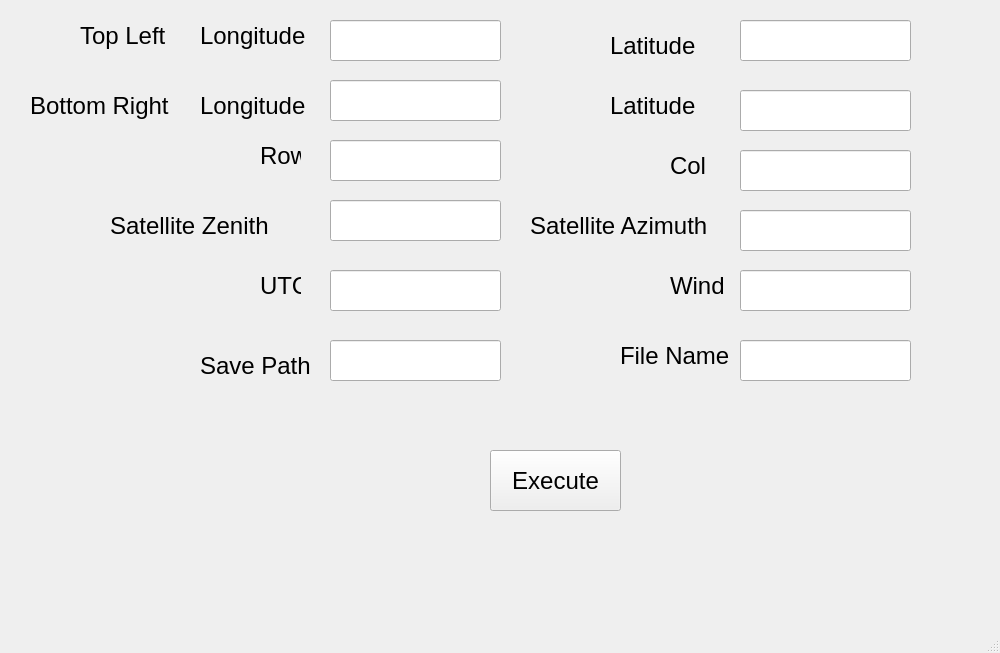
<?xml version="1.0" encoding="UTF-8"?>
<ui version="4.0">
 <class>MainWindow</class>
 <widget class="QMainWindow" name="MainWindow">
  <property name="geometry">
   <rect>
    <x>0</x>
    <y>0</y>
    <width>1000</width>
    <height>653</height>
   </rect>
  </property>
  <property name="minimumSize">
   <size>
    <width>1000</width>
    <height>653</height>
   </size>
  </property>
  <property name="maximumSize">
   <size>
    <width>1000</width>
    <height>653</height>
   </size>
  </property>
  <property name="windowTitle">
   <string>MainWindow</string>
  </property>
  <widget class="QWidget" name="centralwidget">
   <widget class="QLabel" name="label">
    <property name="geometry">
     <rect>
      <x>80</x>
      <y>10</y>
      <width>101</width>
      <height>51</height>
     </rect>
    </property>
    <property name="font">
     <font>
      <pointsize>18</pointsize>
     </font>
    </property>
    <property name="text">
     <string>Top Left</string>
    </property>
   </widget>
   <widget class="QLabel" name="label_2">
    <property name="geometry">
     <rect>
      <x>30</x>
      <y>80</y>
      <width>151</width>
      <height>51</height>
     </rect>
    </property>
    <property name="font">
     <font>
      <pointsize>18</pointsize>
     </font>
    </property>
    <property name="text">
     <string>Bottom Right</string>
    </property>
   </widget>
   <widget class="QLineEdit" name="lineEdit_1">
    <property name="geometry">
     <rect>
      <x>330</x>
      <y>20</y>
      <width>171</width>
      <height>41</height>
     </rect>
    </property>
   </widget>
   <widget class="QLineEdit" name="lineEdit_2">
    <property name="geometry">
     <rect>
      <x>330</x>
      <y>80</y>
      <width>171</width>
      <height>41</height>
     </rect>
    </property>
   </widget>
   <widget class="QLabel" name="label_3">
    <property name="geometry">
     <rect>
      <x>260</x>
      <y>130</y>
      <width>41</width>
      <height>51</height>
     </rect>
    </property>
    <property name="font">
     <font>
      <pointsize>18</pointsize>
     </font>
    </property>
    <property name="text">
     <string>Row</string>
    </property>
   </widget>
   <widget class="QLabel" name="label_4">
    <property name="geometry">
     <rect>
      <x>670</x>
      <y>140</y>
      <width>41</width>
      <height>51</height>
     </rect>
    </property>
    <property name="font">
     <font>
      <pointsize>18</pointsize>
     </font>
    </property>
    <property name="text">
     <string>Col</string>
    </property>
   </widget>
   <widget class="QLineEdit" name="lineEdit_3">
    <property name="geometry">
     <rect>
      <x>330</x>
      <y>140</y>
      <width>171</width>
      <height>41</height>
     </rect>
    </property>
   </widget>
   <widget class="QLineEdit" name="lineEdit_4">
    <property name="geometry">
     <rect>
      <x>740</x>
      <y>150</y>
      <width>171</width>
      <height>41</height>
     </rect>
    </property>
   </widget>
   <widget class="QLineEdit" name="lineEdit_5">
    <property name="geometry">
     <rect>
      <x>330</x>
      <y>270</y>
      <width>171</width>
      <height>41</height>
     </rect>
    </property>
   </widget>
   <widget class="QLabel" name="label_5">
    <property name="geometry">
     <rect>
      <x>260</x>
      <y>260</y>
      <width>41</width>
      <height>51</height>
     </rect>
    </property>
    <property name="font">
     <font>
      <pointsize>18</pointsize>
     </font>
    </property>
    <property name="text">
     <string>UTC</string>
    </property>
   </widget>
   <widget class="QLabel" name="label_6">
    <property name="geometry">
     <rect>
      <x>200</x>
      <y>340</y>
      <width>111</width>
      <height>51</height>
     </rect>
    </property>
    <property name="font">
     <font>
      <pointsize>18</pointsize>
     </font>
    </property>
    <property name="text">
     <string>Save Path</string>
    </property>
   </widget>
   <widget class="QLineEdit" name="lineEdit_6">
    <property name="geometry">
     <rect>
      <x>330</x>
      <y>340</y>
      <width>171</width>
      <height>41</height>
     </rect>
    </property>
   </widget>
   <widget class="QLabel" name="label_7">
    <property name="geometry">
     <rect>
      <x>620</x>
      <y>330</y>
      <width>111</width>
      <height>51</height>
     </rect>
    </property>
    <property name="font">
     <font>
      <pointsize>18</pointsize>
     </font>
    </property>
    <property name="text">
     <string>File Name</string>
    </property>
   </widget>
   <widget class="QLineEdit" name="lineEdit_7">
    <property name="geometry">
     <rect>
      <x>740</x>
      <y>340</y>
      <width>171</width>
      <height>41</height>
     </rect>
    </property>
   </widget>
   <widget class="QPushButton" name="pushButton">
    <property name="geometry">
     <rect>
      <x>490</x>
      <y>450</y>
      <width>131</width>
      <height>61</height>
     </rect>
    </property>
    <property name="font">
     <font>
      <pointsize>18</pointsize>
     </font>
    </property>
    <property name="text">
     <string>Execute</string>
    </property>
   </widget>
   <widget class="QLabel" name="label_8">
    <property name="geometry">
     <rect>
      <x>200</x>
      <y>10</y>
      <width>111</width>
      <height>51</height>
     </rect>
    </property>
    <property name="font">
     <font>
      <pointsize>18</pointsize>
     </font>
    </property>
    <property name="text">
     <string>Longitude</string>
    </property>
   </widget>
   <widget class="QLabel" name="label_9">
    <property name="geometry">
     <rect>
      <x>200</x>
      <y>80</y>
      <width>111</width>
      <height>51</height>
     </rect>
    </property>
    <property name="font">
     <font>
      <pointsize>18</pointsize>
     </font>
    </property>
    <property name="text">
     <string>Longitude</string>
    </property>
   </widget>
   <widget class="QLabel" name="label_10">
    <property name="geometry">
     <rect>
      <x>610</x>
      <y>20</y>
      <width>111</width>
      <height>51</height>
     </rect>
    </property>
    <property name="font">
     <font>
      <pointsize>18</pointsize>
     </font>
    </property>
    <property name="text">
     <string>Latitude</string>
    </property>
   </widget>
   <widget class="QLineEdit" name="lineEdit_8">
    <property name="geometry">
     <rect>
      <x>740</x>
      <y>20</y>
      <width>171</width>
      <height>41</height>
     </rect>
    </property>
   </widget>
   <widget class="QLabel" name="label_11">
    <property name="geometry">
     <rect>
      <x>610</x>
      <y>80</y>
      <width>111</width>
      <height>51</height>
     </rect>
    </property>
    <property name="font">
     <font>
      <pointsize>18</pointsize>
     </font>
    </property>
    <property name="text">
     <string>Latitude</string>
    </property>
   </widget>
   <widget class="QLineEdit" name="lineEdit_9">
    <property name="geometry">
     <rect>
      <x>740</x>
      <y>90</y>
      <width>171</width>
      <height>41</height>
     </rect>
    </property>
   </widget>
   <widget class="QLabel" name="label_12">
    <property name="geometry">
     <rect>
      <x>670</x>
      <y>260</y>
      <width>61</width>
      <height>51</height>
     </rect>
    </property>
    <property name="font">
     <font>
      <pointsize>18</pointsize>
     </font>
    </property>
    <property name="text">
     <string>Wind</string>
    </property>
   </widget>
   <widget class="QLineEdit" name="lineEdit_10">
    <property name="geometry">
     <rect>
      <x>740</x>
      <y>270</y>
      <width>171</width>
      <height>41</height>
     </rect>
    </property>
   </widget>
   <widget class="QLabel" name="label_13">
    <property name="geometry">
     <rect>
      <x>110</x>
      <y>200</y>
      <width>201</width>
      <height>51</height>
     </rect>
    </property>
    <property name="font">
     <font>
      <pointsize>18</pointsize>
     </font>
    </property>
    <property name="text">
     <string>Satellite Zenith</string>
    </property>
   </widget>
   <widget class="QLineEdit" name="lineEdit_11">
    <property name="geometry">
     <rect>
      <x>330</x>
      <y>200</y>
      <width>171</width>
      <height>41</height>
     </rect>
    </property>
   </widget>
   <widget class="QLabel" name="label_14">
    <property name="geometry">
     <rect>
      <x>530</x>
      <y>200</y>
      <width>211</width>
      <height>51</height>
     </rect>
    </property>
    <property name="font">
     <font>
      <pointsize>18</pointsize>
     </font>
    </property>
    <property name="text">
     <string>Satellite Azimuth</string>
    </property>
   </widget>
   <widget class="QLineEdit" name="lineEdit_12">
    <property name="geometry">
     <rect>
      <x>740</x>
      <y>210</y>
      <width>171</width>
      <height>41</height>
     </rect>
    </property>
   </widget>
  </widget>
  <widget class="QMenuBar" name="menubar">
   <property name="geometry">
    <rect>
     <x>0</x>
     <y>0</y>
     <width>1000</width>
     <height>23</height>
    </rect>
   </property>
  </widget>
  <widget class="QStatusBar" name="statusbar"/>
 </widget>
 <resources/>
 <connections/>
</ui>
